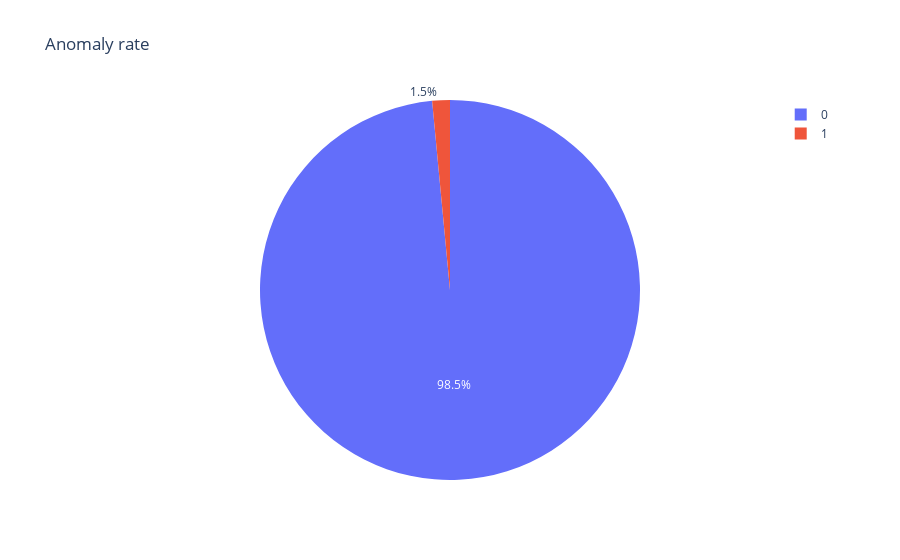

The cell this chart's notebook holds for it:
### Markdown cell above
#### Pie Chart

### Code cell
fig = px.pie(result['Anomaly'],names=result['Anomaly'], title='Anomaly rate',)
fig.show()

### Figure 1 — Plotly figure (JSON) as saved in the notebook; plotly's stock layout.template omitted (floating-point values rounded to 4 significant figures; data arrays with more than 128 entries replaced by an {"elided": "..."} marker saying what was removed)
{"data": [{"domain": {"x": [0, 1], "y": [0, 1]}, "hovertemplate": "label=%{label}<extra></extra>", "labels": {"elided": "1000 int values"}, "legendgroup": "", "name": "", "showlegend": true, "type": "pie"}], "layout": {"legend": {"tracegroupgap": 0}, "title": {"text": "Anomaly rate"}}}
